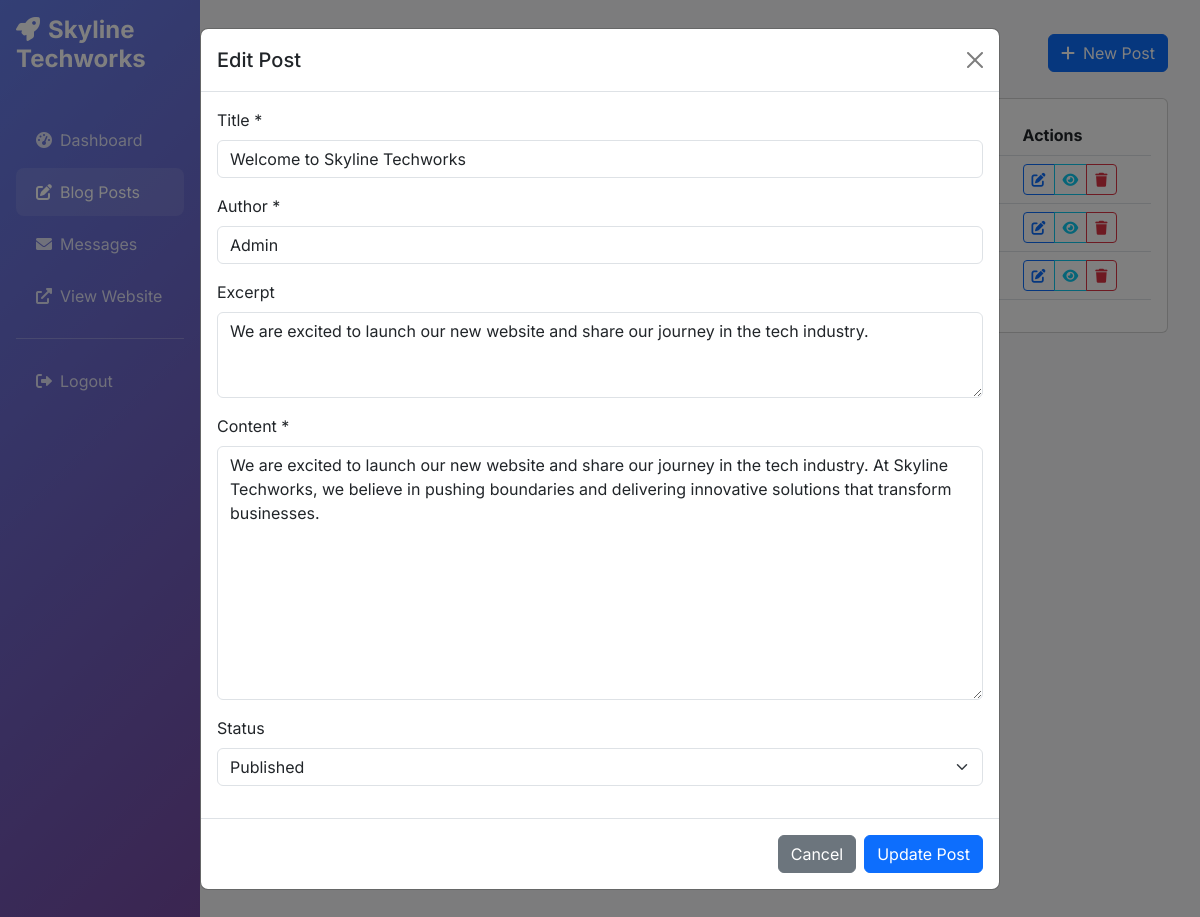
Page /admin/posts.php?edit=1 (signed in) on the committed database.
### tables this page shows
CREATE TABLE blog_posts (
    id INT AUTO_INCREMENT PRIMARY KEY,
    title VARCHAR(255) NOT NULL,
    content TEXT NOT NULL,
    excerpt TEXT,
    author VARCHAR(100) NOT NULL,
    created_at TIMESTAMP DEFAULT CURRENT_TIMESTAMP,
    updated_at TIMESTAMP DEFAULT CURRENT_TIMESTAMP ON UPDATE CURRENT_TIMESTAMP,
    status ENUM('draft', 'published') DEFAULT 'published'
);

### admin/posts.php (the view, shortened to what this page needs)
<?php
try {
    $pdo = getDBConnection();
    $stmt = $pdo->query("
        SELECT id, title, author, status, created_at, updated_at
        FROM blog_posts
        ORDER BY created_at DESC
    ");
    $posts = $stmt->fetchAll();
} catch (PDOException $e) {
    $posts = [];
}
$edit_post = null;
if (isset($_GET['edit'])) {
    $edit_id = (int)$_GET['edit'];
    try {
        $pdo = getDBConnection();
        $stmt = $pdo->prepare("SELECT * FROM blog_posts WHERE id = :id");
        $stmt->bindValue(':id', $edit_id, PDO::PARAM_INT);
        $stmt->execute();
        $edit_post = $stmt->fetch();
    } catch (PDOException $e) {
        $edit_post = null;
    }
}
?>
<!DOCTYPE html>
<html lang="en">
<head>
    <link href="https://cdn.jsdelivr.net/npm/bootstrap@5.3.0/dist/css/bootstrap.min.css" rel="stylesheet">
    <link href="https://cdnjs.cloudflare.com/ajax/libs/font-awesome/6.0.0/css/all.min.css" rel="stylesheet">
</head>
<body>
    <div class="container-fluid">
        <div class="row">
            <div class="col-md-3 col-lg-2 sidebar p-0">
                <div class="p-3">
                    <h4 class="fw-bold mb-4">
                        <i class="fas fa-rocket me-2"></i>Skyline Techworks
                    </h4>
                </div>
                <nav class="nav flex-column px-3">
                    <a class="nav-link" href="dashboard.php">
                        <i class="fas fa-tachometer-alt me-2"></i>Dashboard
                    </a>
                    <a class="nav-link active" href="posts.php">
                        <i class="fas fa-edit me-2"></i>Blog Posts
                    </a>
                    <a class="nav-link" href="messages.php">
                        <i class="fas fa-envelope me-2"></i>Messages
                    </a>
                    <a class="nav-link" href="../index.php" target="_blank">
                        <i class="fas fa-external-link-alt me-2"></i>View Website
                    </a>
                    <hr class="my-3">
                    <a class="nav-link" href="logout.php">
                        <i class="fas fa-sign-out-alt me-2"></i>Logout
                    </a>
                </nav>
            </div>
            <div class="col-md-9 col-lg-10 main-content">
                <div class="d-flex justify-content-between align-items-center mb-4">
                    <h1 class="h3 fw-bold">Manage Blog Posts</h1>
                    <button class="btn btn-primary" data-bs-toggle="modal" data-bs-target="#postModal">
                        <i class="fas fa-plus me-2"></i>New Post
                    </button>
                </div>
                <div class="card">
                    <div class="card-body">
                        <?php if (empty($posts)): ?>
                        <div class="text-center py-5">
                            <i class="fas fa-newspaper fa-3x text-muted mb-3"></i>
                            <h5 class="text-muted">No blog posts yet</h5>
                            <p class="text-muted">Create your first blog post to get started.</p>
                        </div>
                        <?php else: ?>
                        <div class="table-responsive">
                            <table class="table table-hover">
                                <thead>
                                    <tr>
                                        <th>Title</th>
                                        <th>Author</th>
                                        <th>Status</th>
                                        <th>Created</th>
                                        <th>Actions</th>
                                    </tr>
                                </thead>
                                <tbody>
                                    <?php foreach ($posts as $post): ?>
                                    <tr>
                                        <td>
                                            <strong><?php echo htmlspecialchars($post['title']); ?></strong>
                                        </td>
                                        <td><?php echo htmlspecialchars($post['author']); ?></td>
                                        <td>
                                            <span class="badge bg-<?php echo $post['status'] == 'published' ? 'success' : 'warning'; ?>">
                                            </span>
                                        </td>
                                        <td><?php echo date('M j, Y', strtotime($post['created_at'])); ?></td>
                                        <td>
                                            <div class="btn-group btn-group-sm">
                                                <a href="?edit=<?php echo $post['id']; ?>" class="btn btn-outline-primary">
                                                    <i class="fas fa-edit"></i>
                                                </a>
                                                <a href="../blog-post.php?id=<?php echo $post['id']; ?>" target="_blank" class="btn btn-outline-info">
                                                    <i class="fas fa-eye"></i>
                                                </a>
                                                <button class="btn btn-outline-danger" onclick="deletePost(<?php echo $post['id']; ?>)">
                                                    <i class="fas fa-trash"></i>
                                                </button>
                                            </div>
                                        </td>
                                    </tr>
                                    <?php endforeach; ?>
                                </tbody>
                            </table>
                        </div>
                        <?php endif; ?>
                    </div>
                </div>
            </div>
        </div>
    </div>
    <div class="modal fade" id="postModal" tabindex="-1">
        <div class="modal-dialog modal-lg">
            <div class="modal-content">
                <form method="POST" action="">
                    <div class="modal-header">
                        <h5 class="modal-title">
                            <?php echo $edit_post ? 'Edit Post' : 'Create New Post'; ?>
                        </h5>
                        <button type="button" class="btn-close" data-bs-dismiss="modal"></button>
                    </div>
                    <div class="modal-body">
                        <div class="mb-3">
                            <label for="title" class="form-label">Title *</label>
                            <input type="text" class="form-control" id="title" name="title"
                                   value="<?php echo htmlspecialchars($edit_post['title'] ?? ''); ?>" required>
                        </div>
                        <div class="mb-3">
                            <label for="author" class="form-label">Author *</label>
                            <input type="text" class="form-control" id="author" name="author"
                                   value="<?php echo htmlspecialchars($edit_post['author'] ?? ''); ?>" required>
                        </div>
                        <div class="mb-3">
                            <label for="excerpt" class="form-label">Excerpt</label>
                            <textarea class="form-control" id="excerpt" name="excerpt" rows="3"><?php echo htmlspecialchars($edit_post['excerpt'] ?? ''); ?></textarea>
                        </div>
                        <div class="mb-3">
                            <label for="content" class="form-label">Content *</label>
                            <textarea class="form-control" id="content" name="content" rows="10" required><?php echo htmlspecialchars($edit_post['content'] ?? ''); ?></textarea>
                        </div>
                        <div class="mb-3">
                            <label for="status" class="form-label">Status</label>
                            <select class="form-select" id="status" name="status">
                                <option value="published" <?php echo ($edit_post['status'] ?? '') == 'published' ? 'selected' : ''; ?>>Published</option>
                            </select>
                        </div>
                    </div>
                    <div class="modal-footer">
                        <button type="button" class="btn btn-secondary" data-bs-dismiss="modal">Cancel</button>
                        <button type="submit" class="btn btn-primary">
                            <?php echo $edit_post ? 'Update Post' : 'Create Post'; ?>
                        </button>
                    </div>
                </form>
            </div>
        </div>
    </div>
</body>
</html>

### admin/posts.php (style rules this page uses)
body { font-family: 'Inter', sans-serif; background-color: #f8f9fa; }
.sidebar { background: linear-gradient(135deg, #667eea 0%, #764ba2 100%); min-height: 100vh; color: white; }
.sidebar .nav-link { color: rgba(255, 255, 255, 0.8); padding: 12px 20px; border-radius: 8px; margin: 2px 0; }
.sidebar .nav-link:hover, .sidebar .nav-link.active { background-color: rgba(255, 255, 255, 0.1); color: white; }
.main-content { padding: 2rem; }

### rows in the picture
blog_posts: title "Welcome to Skyline Techworks", author "Admin", excerpt "We are excited to launch our new website and share our journey in the tech industry.", content "We are excited to launch our new website and share our journey in the tech industry. At Skyline Techworks, we believe in pushing boundaries and delivering innovative solutions that transform businesses.", status "Published"
